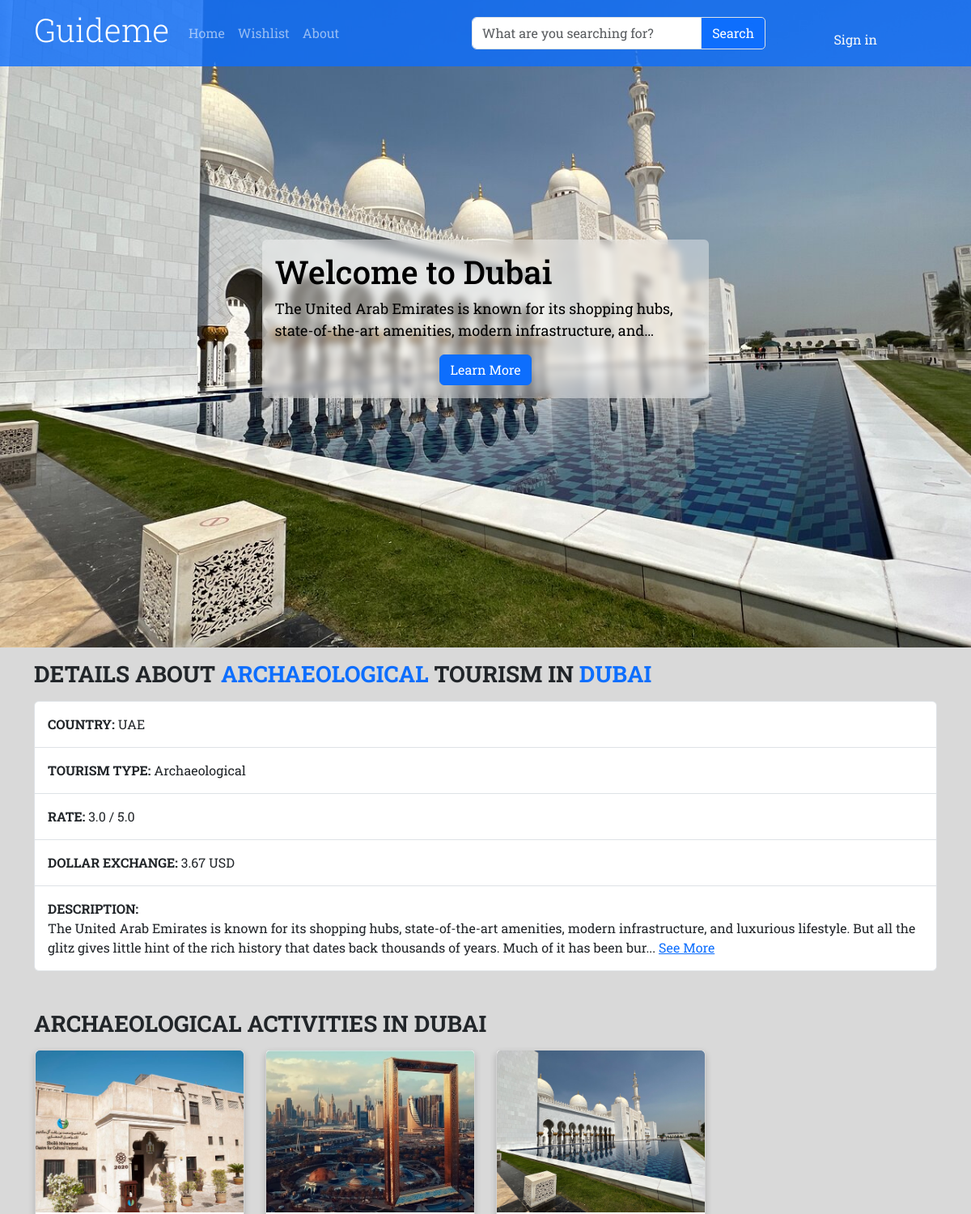
/countries/UAE/23 (upper part), run on an earlier commit of the app's database.
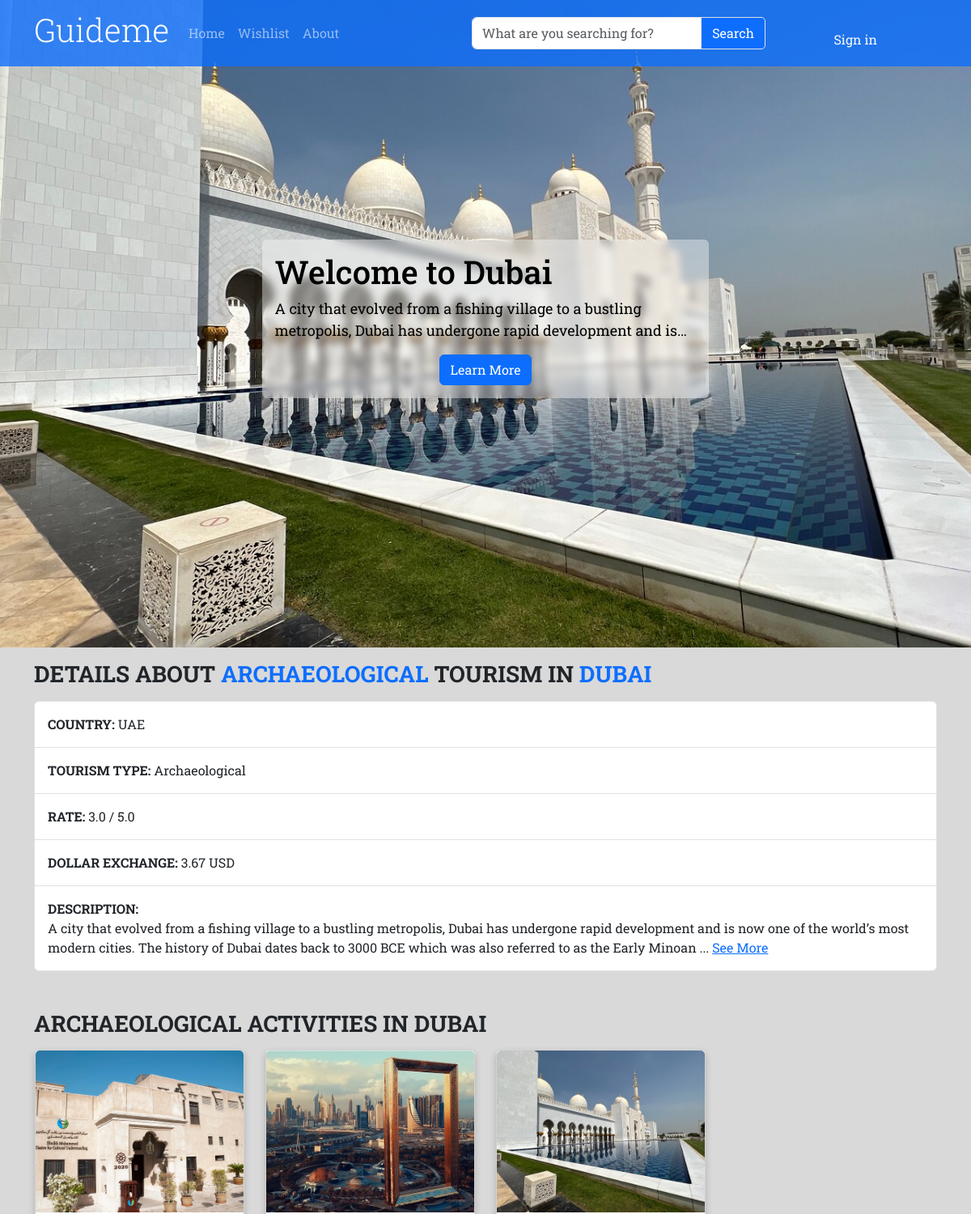
And on a later commit of the database.
### pages/models.py (models this page shows, shortened)
class City(models.Model):
    name = models.CharField(max_length=25, verbose_name= 'City Name')
    country = models.ForeignKey(Country, on_delete=models.CASCADE, null= True, to_field='name', db_constraint=False)
    caption = models.TextField(null = True, blank = False, verbose_name='Caption', validators=[validate_min_length,validate_max_length], help_text='Caption length must be between 40 and 2000 characters')
    image = models.ImageField(upload_to='images/%y/%m/%d', default='images/default/defaultImage.jpg', verbose_name='Image')
    exchangeRate = models.DecimalField(max_digits=6,decimal_places=2, verbose_name='Exchage Rate',help_text='The value of the local currency against one USD')
    rating = models.DecimalField(max_digits=2,decimal_places=1, verbose_name='Rating' ,max_length=5, help_text='Must be from 0 to 5')
    activeState = models.BooleanField(default=True, verbose_name='Active State')
    inWishlist = models.ManyToManyField(User, related_name='inWishList', blank=True)
    category = models.ForeignKey(Category, to_field='type', db_constraint=False, on_delete= models.CASCADE, null=True)
    mapSrc = models.TextField(verbose_name='Map Source', blank= True)
    activities = models.ManyToManyField(Activity, blank= True)
    restaurants = models.ManyToManyField(Restaurants, blank=True)
    hotels = models.ManyToManyField(Hotels, blank=True)
    class Meta:
        verbose_name = 'City'
        verbose_name_plural = 'Cities'
        ordering = ['-rating']

### pages/views.py (the view)
# urls.py: path('countries/<countryName>/<cityId>', views.details, name='details'),
def details(request, countryName , cityId):
    cityInfo = City.objects.get(id=cityId)
    context = {
        'name': cityInfo.name,
        'category': cityInfo.category,
        'rating': cityInfo.rating,
        'exchangeRate': cityInfo.exchangeRate,
        'image': cityInfo.image,
        'caption': cityInfo.caption,
        'country': cityInfo.country,
        'inWishlist': cityInfo.inWishlist,
        'mapSrc' : cityInfo.mapSrc,
        'activities': cityInfo.activities,
        'restaurants': cityInfo.restaurants,
        'hotels': cityInfo.hotels,
    }
    return render(request, 'pages/details.html', context)

### pages/models.py (called while the page is built)
    def __str__(self):
        return self.name

    def __str__(self):
        return self.type

### templates/pages/details.html (shortened to what this page needs)
{% extends 'base.html' %}
{% load static%}
{% block content %}
<div class="container-fluid vh-100 d-flex align-items-center justify-content-center"
    style="background-image: url({{image.url}}); background-size: cover; background-position: center;">
    <div class="row">
        <div class="col-md-6 offset-md-3">
            <div class="card" id="welcome-card">
                <div class="card-body">
                    <h1 class="card-title">Welcome to {{name}}</h1>
                    <p class="card-text text-black">{{caption}}</p>
                    <div class="text-center">
                        <a href="#details-section" class="btn btn-primary">Learn More</a>
                    </div>
                </div>
            </div>
        </div>
    </div>
</div>
<section id="details-section">
        <div class="container mt-3">
            <h3 class="fw-bolder text-uppercase d-inline">Details about <span class="text-primary">{{category}}</span>
                tourism in <span class="text-primary">{{name}}</span>
            </h3>
            <ul class="list-group mt-3 mb-5">
                <li class="list-group-item pt-3 ps-3 pb-0">
                    <p><span class="fw-bold text-uppercase">Country:</span> {{country}}</p>
                </li>
                <li class="list-group-item pt-3 ps-3 pb-0">
                    <p><span class="fw-bold text-uppercase">Tourism Type: </span>{{category}}</p>
                </li>
                <li class="list-group-item pt-3 ps-3 pb-0">
                    <p><span class="fw-bold text-uppercase">Rate: </span>{{rating}} / 5.0</p>
                </li>
                <li class="list-group-item pt-3 ps-3 pb-0">
                    <p><span class="fw-bold text-uppercase">Dollar Exchange: </span>{{exchangeRate}} USD</p>
                </li>
                <li class="list-group-item pt-3 ps-3 pb-0">
                    <p><span class="fw-bold text-uppercase">Description: <br></span><span
                            class="description">{{caption|linebreaksbr}} </span><a class="see-more-link btn-link">See
                            More</a></p>
                </li>
            </ul>
            {% if activities.all %}
            <h3 class="fw-bolder text-uppercase">{{category}} Activities in {{name}}</h3>
            {% endif %}
            <div id="activities" class="text-center mt-3">
                <div class="row">
                    {% for activity in activities.all %}
                    <div class="column col-sm-1 col-md-1 col-lg-3 col-xl-4">
                        <div class="card text-light p-0" id="{{activity.title | cut:' '}}">
                            <img src="{{activity.image.url}}" alt="{{activity.title}}" class="card-img-top">
                        </div>
                    </div>
                    {% endfor %}
                </div>
            </div>
        </div>
</section>
{% endblock content %}

What changed in the data, as far as the page shows it:
changed City "Dubai": caption "The United Arab Emirates is known for its shopping hubs, state-of-the-art amenities, modern infrastructure,…" → "A city that evolved from a fishing village to a bustling metropolis, Dubai has undergone rapid development and…"; caption "The United Arab Emirates is known for its shopping hubs, state-of-the-art amenities, modern infrastructure, and luxurious lifestyle. But all the glitz gives little hint of the rich history that dates back thousands of years. Much of it has been bur..." → "A city that evolved from a fishing village to a bustling metropolis, Dubai has undergone rapid development and is now one of the world’s most modern cities. The history of Dubai dates back to 3000 BCE which was also referred to as the Early Minoan ..."
